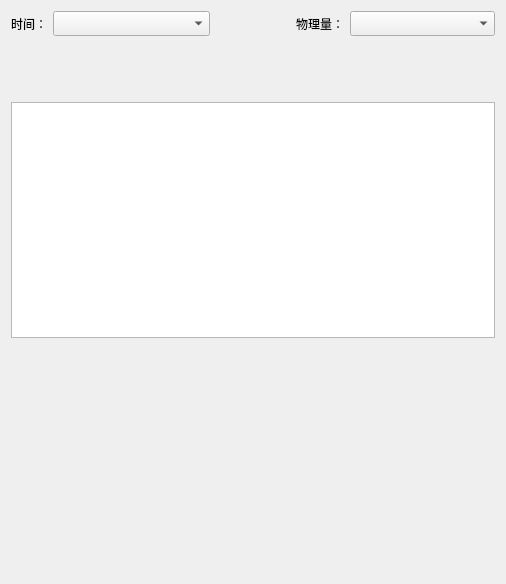
<?xml version="1.0" encoding="UTF-8"?>
<ui version="4.0">
 <class>FormPostprocessingClass</class>
 <widget class="QWidget" name="FormPostprocessingClass">
  <property name="geometry">
   <rect>
    <x>0</x>
    <y>0</y>
    <width>506</width>
    <height>584</height>
   </rect>
  </property>
  <property name="windowTitle">
   <string>FormPostprocessing</string>
  </property>
  <layout class="QGridLayout" name="gridLayout">
   <item row="0" column="0">
    <layout class="QVBoxLayout" name="verticalLayout" stretch="0,0,0,0,0,0">
     <item>
      <layout class="QHBoxLayout" name="horizontalLayout_2" stretch="5,2,5">
       <item>
        <layout class="QHBoxLayout" name="horizontalLayout" stretch="0,3">
         <property name="leftMargin">
          <number>0</number>
         </property>
         <property name="rightMargin">
          <number>0</number>
         </property>
         <item>
          <widget class="QLabel" name="label">
           <property name="text">
            <string>时间：</string>
           </property>
           <property name="alignment">
            <set>Qt::AlignRight|Qt::AlignTrailing|Qt::AlignVCenter</set>
           </property>
          </widget>
         </item>
         <item>
          <widget class="QComboBox" name="comboBox">
           <property name="minimumSize">
            <size>
             <width>0</width>
             <height>25</height>
            </size>
           </property>
           <property name="maximumSize">
            <size>
             <width>16777215</width>
             <height>25</height>
            </size>
           </property>
          </widget>
         </item>
        </layout>
       </item>
       <item>
        <spacer name="horizontalSpacer">
         <property name="orientation">
          <enum>Qt::Horizontal</enum>
         </property>
         <property name="sizeHint" stdset="0">
          <size>
           <width>40</width>
           <height>20</height>
          </size>
         </property>
        </spacer>
       </item>
       <item>
        <layout class="QHBoxLayout" name="horizontalLayout_3" stretch="1,3">
         <property name="leftMargin">
          <number>0</number>
         </property>
         <property name="rightMargin">
          <number>0</number>
         </property>
         <item>
          <widget class="QLabel" name="label_2">
           <property name="text">
            <string>物理量：</string>
           </property>
           <property name="alignment">
            <set>Qt::AlignRight|Qt::AlignTrailing|Qt::AlignVCenter</set>
           </property>
          </widget>
         </item>
         <item>
          <widget class="QComboBox" name="comboBox_2">
           <property name="minimumSize">
            <size>
             <width>0</width>
             <height>25</height>
            </size>
           </property>
           <property name="maximumSize">
            <size>
             <width>16777215</width>
             <height>25</height>
            </size>
           </property>
          </widget>
         </item>
        </layout>
       </item>
      </layout>
     </item>
     <item>
      <spacer name="verticalSpacer_2">
       <property name="orientation">
        <enum>Qt::Vertical</enum>
       </property>
       <property name="sizeType">
        <enum>QSizePolicy::Fixed</enum>
       </property>
       <property name="sizeHint" stdset="0">
        <size>
         <width>50</width>
         <height>20</height>
        </size>
       </property>
      </spacer>
     </item>
     <item>
      <layout class="QHBoxLayout" name="horizontalLayout_5">
       <item>
        <widget class="QLabel" name="label_10">
         <property name="styleSheet">
          <string notr="true">QLabel:hover {
    background-color: rgb(242, 242, 242);
}

</string>
         </property>
         <property name="text">
          <string/>
         </property>
         <property name="pixmap">
          <pixmap>../res/pqVcrFirst.png</pixmap>
         </property>
         <property name="alignment">
          <set>Qt::AlignCenter</set>
         </property>
        </widget>
       </item>
       <item>
        <widget class="QLabel" name="label_11">
         <property name="styleSheet">
          <string notr="true">QLabel:hover {
    background-color: rgb(242, 242, 242);
}</string>
         </property>
         <property name="text">
          <string/>
         </property>
         <property name="pixmap">
          <pixmap>../res/pqVcrBack.png</pixmap>
         </property>
         <property name="alignment">
          <set>Qt::AlignCenter</set>
         </property>
        </widget>
       </item>
       <item>
        <widget class="QLabel" name="label_12">
         <property name="styleSheet">
          <string notr="true">QLabel:hover {
    background-color: rgb(242, 242, 242);
}</string>
         </property>
         <property name="text">
          <string/>
         </property>
         <property name="pixmap">
          <pixmap>../res/pqVcrReverse.png</pixmap>
         </property>
         <property name="alignment">
          <set>Qt::AlignCenter</set>
         </property>
        </widget>
       </item>
       <item>
        <widget class="QLabel" name="label_13">
         <property name="styleSheet">
          <string notr="true">QLabel:hover {
    background-color: rgb(242, 242, 242);
}</string>
         </property>
         <property name="text">
          <string/>
         </property>
         <property name="pixmap">
          <pixmap>../res/pqVcrPlay.png</pixmap>
         </property>
         <property name="alignment">
          <set>Qt::AlignCenter</set>
         </property>
        </widget>
       </item>
       <item>
        <widget class="QLabel" name="label_14">
         <property name="styleSheet">
          <string notr="true">QLabel:hover {
    background-color: rgb(242, 242, 242);
}</string>
         </property>
         <property name="text">
          <string/>
         </property>
         <property name="pixmap">
          <pixmap>../res/pqVcrForward.png</pixmap>
         </property>
         <property name="alignment">
          <set>Qt::AlignCenter</set>
         </property>
        </widget>
       </item>
       <item>
        <widget class="QLabel" name="label_15">
         <property name="styleSheet">
          <string notr="true">QLabel:hover {
    background-color: rgb(242, 242, 242);
}</string>
         </property>
         <property name="text">
          <string/>
         </property>
         <property name="pixmap">
          <pixmap>../res/pqVcrLast.png</pixmap>
         </property>
         <property name="alignment">
          <set>Qt::AlignCenter</set>
         </property>
        </widget>
       </item>
       <item>
        <widget class="QLabel" name="label_16">
         <property name="styleSheet">
          <string notr="true">QLabel:hover {
    background-color: rgb(242, 242, 242);
}</string>
         </property>
         <property name="text">
          <string/>
         </property>
         <property name="pixmap">
          <pixmap>../res/pqVcrLoop.png</pixmap>
         </property>
         <property name="alignment">
          <set>Qt::AlignCenter</set>
         </property>
        </widget>
       </item>
      </layout>
     </item>
     <item>
      <spacer name="verticalSpacer_3">
       <property name="orientation">
        <enum>Qt::Vertical</enum>
       </property>
       <property name="sizeType">
        <enum>QSizePolicy::Fixed</enum>
       </property>
       <property name="sizeHint" stdset="0">
        <size>
         <width>50</width>
         <height>20</height>
        </size>
       </property>
      </spacer>
     </item>
     <item>
      <widget class="QTreeView" name="treeView"/>
     </item>
     <item>
      <spacer name="verticalSpacer">
       <property name="orientation">
        <enum>Qt::Vertical</enum>
       </property>
       <property name="sizeHint" stdset="0">
        <size>
         <width>20</width>
         <height>40</height>
        </size>
       </property>
      </spacer>
     </item>
    </layout>
   </item>
  </layout>
 </widget>
 <layoutdefault spacing="6" margin="11"/>
 <resources/>
 <connections/>
</ui>
